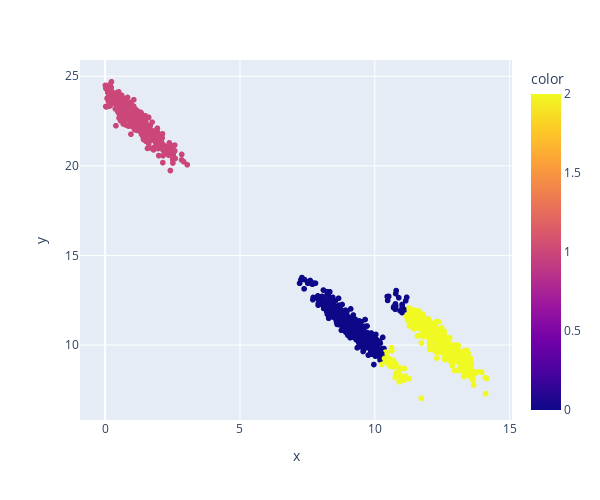

Source (notebook cell):
### Code cell
fig = px.scatter(
    x = df.year,
    y = df.price,
    height=500,
    width=600,
    color=df.Clusters_k3
)
fig

### Figure 1 — Plotly figure (JSON) as saved in the notebook; plotly's stock layout.template omitted (floating-point values rounded to 4 significant figures; data arrays with more than 128 entries replaced by an {"elided": "..."} marker saying what was removed)
{"data": [{"hovertemplate": "x=%{x}<br>y=%{y}<br>color=%{marker.color}<extra></extra>", "legendgroup": "", "marker": {"color": {"elided": "1355 int values"}, "coloraxis": "coloraxis", "symbol": "circle"}, "mode": "markers", "name": "", "showlegend": false, "type": "scattergl", "x": {"elided": "1355 float values"}, "xaxis": "x", "y": {"elided": "1355 float values"}, "yaxis": "y"}], "layout": {"coloraxis": {"colorbar": {"title": {"text": "color"}}, "colorscale": [[0, "#0d0887"], [0.1111, "#46039f"], [0.2222, "#7201a8"], [0.3333, "#9c179e"], [0.4444, "#bd3786"], [0.5556, "#d8576b"], [0.6667, "#ed7953"], [0.7778, "#fb9f3a"], [0.8889, "#fdca26"], [1, "#f0f921"]]}, "height": 500, "legend": {"tracegroupgap": 0}, "margin": {"t": 60}, "width": 600, "xaxis": {"anchor": "y", "domain": [0, 1], "title": {"text": "x"}}, "yaxis": {"anchor": "x", "domain": [0, 1], "title": {"text": "y"}}}}
